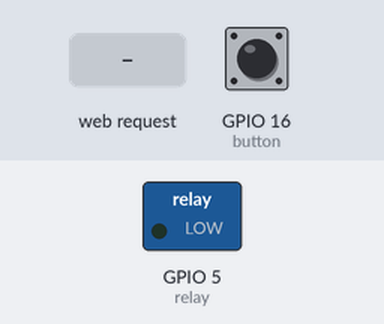
This sketch was run on a simulated ESP8266 (NodeMCU). Parts: switched loads named in the sketch (green lamp = pin HIGH). The inputs (shaded band) are chosen by the test bench; at power-on: GPIO 16 (button) LOW. WiFi joins after 1.5 s; servers stay silent unless stated; what the sketch prints to the serial monitor is not drawn.

Above: at 2.8 s.
2.9 s: HTTP request GET /lock received
At 4.0 s:
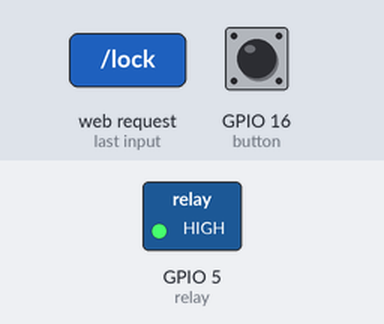
6.0 s: HTTP request GET /unlock received
At 6.3 s:
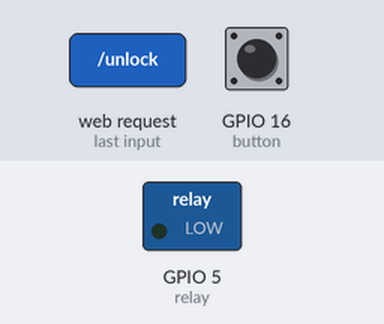
7.5 s: HTTP request GET /lock?plain=1 received
At 8.7 s:
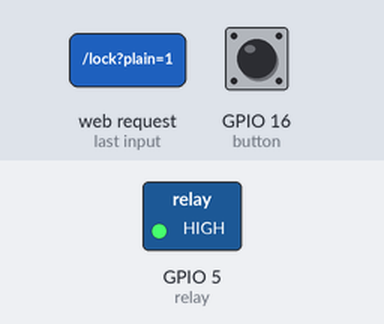
Timing chart, 0 to 10.0 s (numbered marks = the images above; inputs shaded):
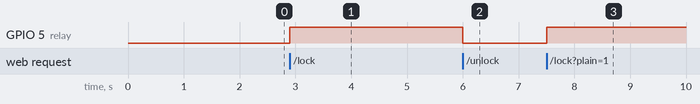

The sketch:

esp8266code.ino
```cpp
#include <ESP8266WebServer.h>
#include <ESP8266HTTPClient.h>

// WiFi Definitions
const char* ssid = "Kandoi";
const char* password = "kandoinetwork";

IPAddress local_ip(192,168,0,100);
IPAddress gateway(192,168,0,1);
IPAddress subnet(255,255,255,0);
IPAddress primaryDNS(8,8,8,8);
IPAddress secondaryDNS(8,8,4,4);

const int relay=5;
const int button=16;

int buttonState = 0;
const char* notifUrl = "http://us-central1-iot-mad-door-lock.cloudfunctions.net/sendNotification";

String input;

HTTPClient http;

ESP8266WebServer server(80);

void setup() {
  // put your setup code here, to run once:
  Serial.begin(115200);
  pinMode(relay, OUTPUT);
  pinMode(button, INPUT_PULLDOWN_16);

  if (!WiFi.config(local_ip, gateway, subnet, primaryDNS, secondaryDNS)) {
  Serial.println("STA Failed to configure");
  }

  WiFi.begin(ssid, password);

  while (WiFi.status() != WL_CONNECTED) {
    delay(500);
    Serial.print(".");
  }
  Serial.println("\nWiFi connected");
  Serial.println(WiFi.localIP());
  delay(100);

  server.on("/", HTTP_POST ,onConnect);
  server.on("/lock",doLock);
  server.on("/unlock",doUnlock);
  server.onNotFound(handle_NotFound);

  server.begin();
  Serial.println("HTTP server started");
}

void loop() {
  buttonState = digitalRead(button);

  // put your main code here, to run repeatedly:
  server.handleClient();

  if(buttonState == HIGH)
  {
    if(input == "")
      Serial.println("No token present, cannot send notification");
    else
    {
      http.begin(notifUrl);
      http.addHeader("Content-Type", "application/json");
      Serial.println(input);
      int httpResponseCode = http.POST(input);
      if(httpResponseCode>0)
      {
        String response = http.getString();  //Get the response to the request
        Serial.println(httpResponseCode);   //Print return code
        Serial.println(response);           //Print request answer
      }
      else
      {
        Serial.print("Error on sending POST: ");
        Serial.println(httpResponseCode);
      }
      http.end();
    }
    delay(1000);
  }
}

void onConnect()
{
  if (server.hasArg("plain") == false) { //Check if body received
    server.send(200, "text/plain", "Body not received");
    return;
  }
  else {
    input = "";
    input += server.arg("plain");
    Serial.println(input);
    server.send(200, "text/plain", "Successfully received token");
  }
}

void handle_NotFound()
{
  server.send(404, "text/plain", "Invalid or unknown request");
}

void doLock()
{
  digitalWrite(relay, HIGH);
  server.send(200, "text/plain", "Locked");
}

void doUnlock()
{
  digitalWrite(relay, LOW);
  server.send(200, "text/plain", "Unlocked");
}
```

Measured:
- after the input at 2.9 s, GPIO 5 (relay): LOW → HIGH at once
- after the input at 6.0 s, GPIO 5 (relay): HIGH → LOW at once
- after the input at 7.5 s, GPIO 5 (relay): LOW → HIGH at once
